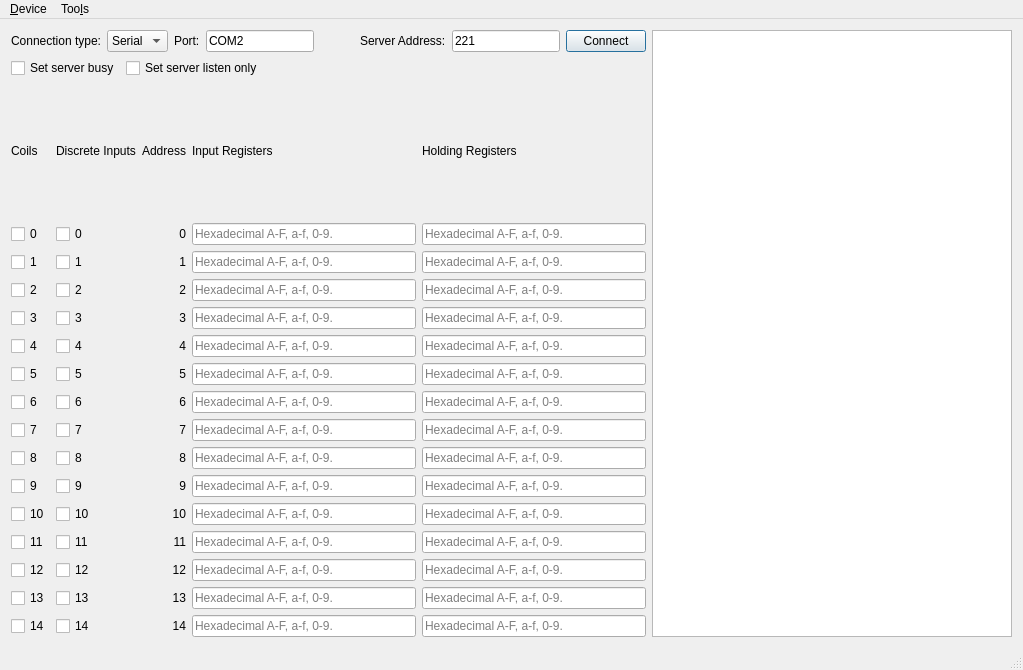
<?xml version="1.0" encoding="UTF-8"?>
<ui version="4.0">
 <class>MainWindow</class>
 <widget class="QMainWindow" name="MainWindow">
  <property name="geometry">
   <rect>
    <x>0</x>
    <y>0</y>
    <width>1023</width>
    <height>670</height>
   </rect>
  </property>
  <property name="windowTitle">
   <string>Modbus Server Example</string>
  </property>
  <widget class="QWidget" name="centralWidget">
   <layout class="QHBoxLayout" name="horizontalLayout_2">
    <item>
     <layout class="QVBoxLayout" name="verticalLayout">
      <item>
       <layout class="QGridLayout" name="gridLayout">
        <item row="0" column="6">
         <widget class="QLineEdit" name="serverEdit">
          <property name="text">
           <string>221</string>
          </property>
         </widget>
        </item>
        <item row="0" column="2">
         <widget class="QLabel" name="label_2">
          <property name="sizePolicy">
           <sizepolicy hsizetype="Maximum" vsizetype="Preferred">
            <horstretch>0</horstretch>
            <verstretch>0</verstretch>
           </sizepolicy>
          </property>
          <property name="text">
           <string>Port:</string>
          </property>
         </widget>
        </item>
        <item row="0" column="4">
         <spacer name="horizontalSpacer">
          <property name="orientation">
           <enum>Qt::Horizontal</enum>
          </property>
          <property name="sizeHint" stdset="0">
           <size>
            <width>40</width>
            <height>20</height>
           </size>
          </property>
         </spacer>
        </item>
        <item row="0" column="1">
         <widget class="QComboBox" name="connectType">
          <item>
           <property name="text">
            <string>Serial</string>
           </property>
          </item>
          <item>
           <property name="text">
            <string>TCP</string>
           </property>
          </item>
         </widget>
        </item>
        <item row="0" column="0">
         <widget class="QLabel" name="label">
          <property name="text">
           <string>Connection type:</string>
          </property>
         </widget>
        </item>
        <item row="0" column="5">
         <widget class="QLabel" name="label_27">
          <property name="sizePolicy">
           <sizepolicy hsizetype="Maximum" vsizetype="Preferred">
            <horstretch>0</horstretch>
            <verstretch>0</verstretch>
           </sizepolicy>
          </property>
          <property name="text">
           <string>Server Address:</string>
          </property>
         </widget>
        </item>
        <item row="0" column="7">
         <widget class="QPushButton" name="connectButton">
          <property name="sizePolicy">
           <sizepolicy hsizetype="Maximum" vsizetype="Fixed">
            <horstretch>0</horstretch>
            <verstretch>0</verstretch>
           </sizepolicy>
          </property>
          <property name="text">
           <string>Connect</string>
          </property>
          <property name="checkable">
           <bool>false</bool>
          </property>
          <property name="autoDefault">
           <bool>false</bool>
          </property>
          <property name="default">
           <bool>true</bool>
          </property>
         </widget>
        </item>
        <item row="0" column="3">
         <widget class="QLineEdit" name="portEdit">
          <property name="sizePolicy">
           <sizepolicy hsizetype="Preferred" vsizetype="Fixed">
            <horstretch>0</horstretch>
            <verstretch>0</verstretch>
           </sizepolicy>
          </property>
          <property name="text">
           <string>COM2</string>
          </property>
         </widget>
        </item>
       </layout>
      </item>
      <item>
       <layout class="QHBoxLayout" name="horizontalLayout">
        <item>
         <widget class="QCheckBox" name="setBusyBox">
          <property name="text">
           <string>Set server busy</string>
          </property>
         </widget>
        </item>
        <item>
         <widget class="QCheckBox" name="listenOnlyBox">
          <property name="text">
           <string>Set server listen only</string>
          </property>
         </widget>
        </item>
        <item>
         <spacer name="horizontalSpacer_2">
          <property name="orientation">
           <enum>Qt::Horizontal</enum>
          </property>
          <property name="sizeHint" stdset="0">
           <size>
            <width>40</width>
            <height>20</height>
           </size>
          </property>
         </spacer>
        </item>
       </layout>
      </item>
      <item>
       <layout class="QGridLayout" name="gridLayout_2">
        <item row="0" column="0">
         <widget class="QLabel" name="coils">
          <property name="sizePolicy">
           <sizepolicy hsizetype="Maximum" vsizetype="Preferred">
            <horstretch>0</horstretch>
            <verstretch>0</verstretch>
           </sizepolicy>
          </property>
          <property name="text">
           <string>Coils</string>
          </property>
         </widget>
        </item>
        <item row="0" column="1">
         <widget class="QLabel" name="discreteInputs">
          <property name="text">
           <string>Discrete Inputs</string>
          </property>
         </widget>
        </item>
        <item row="0" column="2">
         <widget class="QLabel" name="address">
          <property name="text">
           <string>Address</string>
          </property>
          <property name="alignment">
           <set>Qt::AlignRight|Qt::AlignTrailing|Qt::AlignVCenter</set>
          </property>
         </widget>
        </item>
        <item row="0" column="3">
         <widget class="QLabel" name="inputRegisters">
          <property name="text">
           <string>Input Registers</string>
          </property>
         </widget>
        </item>
        <item row="0" column="4">
         <widget class="QLabel" name="holdingRegisters">
          <property name="text">
           <string>Holding Registers</string>
          </property>
         </widget>
        </item>
        <item row="1" column="0">
         <widget class="QCheckBox" name="coils_0">
          <property name="sizePolicy">
           <sizepolicy hsizetype="Maximum" vsizetype="Fixed">
            <horstretch>0</horstretch>
            <verstretch>0</verstretch>
           </sizepolicy>
          </property>
          <property name="text">
           <string>0</string>
          </property>
         </widget>
        </item>
        <item row="1" column="1">
         <widget class="QCheckBox" name="disc_0">
          <property name="text">
           <string>0</string>
          </property>
         </widget>
        </item>
        <item row="1" column="2">
         <widget class="QLabel" name="label_21">
          <property name="text">
           <string>0</string>
          </property>
          <property name="alignment">
           <set>Qt::AlignRight|Qt::AlignTrailing|Qt::AlignVCenter</set>
          </property>
         </widget>
        </item>
        <item row="1" column="3">
         <widget class="QLineEdit" name="inReg_0">
          <property name="maxLength">
           <number>32767</number>
          </property>
          <property name="placeholderText">
           <string>Hexadecimal A-F, a-f, 0-9.</string>
          </property>
         </widget>
        </item>
        <item row="1" column="4">
         <widget class="QLineEdit" name="holdReg_0">
          <property name="maxLength">
           <number>32767</number>
          </property>
          <property name="placeholderText">
           <string>Hexadecimal A-F, a-f, 0-9.</string>
          </property>
         </widget>
        </item>
        <item row="2" column="0">
         <widget class="QCheckBox" name="coils_1">
          <property name="sizePolicy">
           <sizepolicy hsizetype="Maximum" vsizetype="Fixed">
            <horstretch>0</horstretch>
            <verstretch>0</verstretch>
           </sizepolicy>
          </property>
          <property name="text">
           <string>1</string>
          </property>
         </widget>
        </item>
        <item row="2" column="1">
         <widget class="QCheckBox" name="disc_1">
          <property name="text">
           <string>1</string>
          </property>
         </widget>
        </item>
        <item row="2" column="2">
         <widget class="QLabel" name="label_22">
          <property name="text">
           <string>1</string>
          </property>
          <property name="alignment">
           <set>Qt::AlignRight|Qt::AlignTrailing|Qt::AlignVCenter</set>
          </property>
         </widget>
        </item>
        <item row="2" column="3">
         <widget class="QLineEdit" name="inReg_1">
          <property name="maxLength">
           <number>32767</number>
          </property>
          <property name="placeholderText">
           <string>Hexadecimal A-F, a-f, 0-9.</string>
          </property>
         </widget>
        </item>
        <item row="2" column="4">
         <widget class="QLineEdit" name="holdReg_1">
          <property name="maxLength">
           <number>32767</number>
          </property>
          <property name="placeholderText">
           <string>Hexadecimal A-F, a-f, 0-9.</string>
          </property>
         </widget>
        </item>
        <item row="3" column="0">
         <widget class="QCheckBox" name="coils_2">
          <property name="sizePolicy">
           <sizepolicy hsizetype="Maximum" vsizetype="Fixed">
            <horstretch>0</horstretch>
            <verstretch>0</verstretch>
           </sizepolicy>
          </property>
          <property name="text">
           <string>2</string>
          </property>
         </widget>
        </item>
        <item row="3" column="1">
         <widget class="QCheckBox" name="disc_2">
          <property name="text">
           <string>2</string>
          </property>
         </widget>
        </item>
        <item row="3" column="2">
         <widget class="QLabel" name="label_23">
          <property name="text">
           <string>2</string>
          </property>
          <property name="alignment">
           <set>Qt::AlignRight|Qt::AlignTrailing|Qt::AlignVCenter</set>
          </property>
         </widget>
        </item>
        <item row="3" column="3">
         <widget class="QLineEdit" name="inReg_2">
          <property name="maxLength">
           <number>32767</number>
          </property>
          <property name="placeholderText">
           <string>Hexadecimal A-F, a-f, 0-9.</string>
          </property>
         </widget>
        </item>
        <item row="3" column="4">
         <widget class="QLineEdit" name="holdReg_2">
          <property name="maxLength">
           <number>32767</number>
          </property>
          <property name="placeholderText">
           <string>Hexadecimal A-F, a-f, 0-9.</string>
          </property>
         </widget>
        </item>
        <item row="4" column="0">
         <widget class="QCheckBox" name="coils_3">
          <property name="sizePolicy">
           <sizepolicy hsizetype="Maximum" vsizetype="Fixed">
            <horstretch>0</horstretch>
            <verstretch>0</verstretch>
           </sizepolicy>
          </property>
          <property name="text">
           <string>3</string>
          </property>
         </widget>
        </item>
        <item row="4" column="1">
         <widget class="QCheckBox" name="disc_3">
          <property name="text">
           <string>3</string>
          </property>
         </widget>
        </item>
        <item row="4" column="2">
         <widget class="QLabel" name="label_11">
          <property name="text">
           <string>3</string>
          </property>
          <property name="alignment">
           <set>Qt::AlignRight|Qt::AlignTrailing|Qt::AlignVCenter</set>
          </property>
         </widget>
        </item>
        <item row="4" column="3">
         <widget class="QLineEdit" name="inReg_3">
          <property name="maxLength">
           <number>32767</number>
          </property>
          <property name="placeholderText">
           <string>Hexadecimal A-F, a-f, 0-9.</string>
          </property>
         </widget>
        </item>
        <item row="4" column="4">
         <widget class="QLineEdit" name="holdReg_3">
          <property name="maxLength">
           <number>32767</number>
          </property>
          <property name="placeholderText">
           <string>Hexadecimal A-F, a-f, 0-9.</string>
          </property>
         </widget>
        </item>
        <item row="5" column="0">
         <widget class="QCheckBox" name="coils_4">
          <property name="sizePolicy">
           <sizepolicy hsizetype="Maximum" vsizetype="Fixed">
            <horstretch>0</horstretch>
            <verstretch>0</verstretch>
           </sizepolicy>
          </property>
          <property name="text">
           <string>4</string>
          </property>
         </widget>
        </item>
        <item row="5" column="1">
         <widget class="QCheckBox" name="disc_4">
          <property name="text">
           <string>4</string>
          </property>
         </widget>
        </item>
        <item row="5" column="2">
         <widget class="QLabel" name="label_8">
          <property name="text">
           <string>4</string>
          </property>
          <property name="alignment">
           <set>Qt::AlignRight|Qt::AlignTrailing|Qt::AlignVCenter</set>
          </property>
         </widget>
        </item>
        <item row="5" column="3">
         <widget class="QLineEdit" name="inReg_4">
          <property name="maxLength">
           <number>32767</number>
          </property>
          <property name="placeholderText">
           <string>Hexadecimal A-F, a-f, 0-9.</string>
          </property>
         </widget>
        </item>
        <item row="5" column="4">
         <widget class="QLineEdit" name="holdReg_4">
          <property name="maxLength">
           <number>32767</number>
          </property>
          <property name="placeholderText">
           <string>Hexadecimal A-F, a-f, 0-9.</string>
          </property>
         </widget>
        </item>
        <item row="6" column="0">
         <widget class="QCheckBox" name="coils_5">
          <property name="sizePolicy">
           <sizepolicy hsizetype="Maximum" vsizetype="Fixed">
            <horstretch>0</horstretch>
            <verstretch>0</verstretch>
           </sizepolicy>
          </property>
          <property name="text">
           <string>5</string>
          </property>
         </widget>
        </item>
        <item row="6" column="1">
         <widget class="QCheckBox" name="disc_5">
          <property name="text">
           <string>5</string>
          </property>
         </widget>
        </item>
        <item row="6" column="2">
         <widget class="QLabel" name="label_12">
          <property name="text">
           <string>5</string>
          </property>
          <property name="alignment">
           <set>Qt::AlignRight|Qt::AlignTrailing|Qt::AlignVCenter</set>
          </property>
         </widget>
        </item>
        <item row="6" column="3">
         <widget class="QLineEdit" name="inReg_5">
          <property name="maxLength">
           <number>32767</number>
          </property>
          <property name="placeholderText">
           <string>Hexadecimal A-F, a-f, 0-9.</string>
          </property>
         </widget>
        </item>
        <item row="6" column="4">
         <widget class="QLineEdit" name="holdReg_5">
          <property name="maxLength">
           <number>32767</number>
          </property>
          <property name="placeholderText">
           <string>Hexadecimal A-F, a-f, 0-9.</string>
          </property>
         </widget>
        </item>
        <item row="7" column="0">
         <widget class="QCheckBox" name="coils_6">
          <property name="sizePolicy">
           <sizepolicy hsizetype="Maximum" vsizetype="Fixed">
            <horstretch>0</horstretch>
            <verstretch>0</verstretch>
           </sizepolicy>
          </property>
          <property name="text">
           <string>6</string>
          </property>
         </widget>
        </item>
        <item row="7" column="1">
         <widget class="QCheckBox" name="disc_6">
          <property name="text">
           <string>6</string>
          </property>
         </widget>
        </item>
        <item row="7" column="2">
         <widget class="QLabel" name="label_13">
          <property name="text">
           <string>6</string>
          </property>
          <property name="alignment">
           <set>Qt::AlignRight|Qt::AlignTrailing|Qt::AlignVCenter</set>
          </property>
         </widget>
        </item>
        <item row="7" column="3">
         <widget class="QLineEdit" name="inReg_6">
          <property name="maxLength">
           <number>32767</number>
          </property>
          <property name="placeholderText">
           <string>Hexadecimal A-F, a-f, 0-9.</string>
          </property>
         </widget>
        </item>
        <item row="7" column="4">
         <widget class="QLineEdit" name="holdReg_6">
          <property name="maxLength">
           <number>32767</number>
          </property>
          <property name="placeholderText">
           <string>Hexadecimal A-F, a-f, 0-9.</string>
          </property>
         </widget>
        </item>
        <item row="8" column="0">
         <widget class="QCheckBox" name="coils_7">
          <property name="sizePolicy">
           <sizepolicy hsizetype="Maximum" vsizetype="Fixed">
            <horstretch>0</horstretch>
            <verstretch>0</verstretch>
           </sizepolicy>
          </property>
          <property name="text">
           <string>7</string>
          </property>
         </widget>
        </item>
        <item row="8" column="1">
         <widget class="QCheckBox" name="disc_7">
          <property name="text">
           <string>7</string>
          </property>
         </widget>
        </item>
        <item row="8" column="2">
         <widget class="QLabel" name="label_14">
          <property name="text">
           <string>7</string>
          </property>
          <property name="alignment">
           <set>Qt::AlignRight|Qt::AlignTrailing|Qt::AlignVCenter</set>
          </property>
         </widget>
        </item>
        <item row="8" column="3">
         <widget class="QLineEdit" name="inReg_7">
          <property name="maxLength">
           <number>32767</number>
          </property>
          <property name="placeholderText">
           <string>Hexadecimal A-F, a-f, 0-9.</string>
          </property>
         </widget>
        </item>
        <item row="8" column="4">
         <widget class="QLineEdit" name="holdReg_7">
          <property name="maxLength">
           <number>32767</number>
          </property>
          <property name="placeholderText">
           <string>Hexadecimal A-F, a-f, 0-9.</string>
          </property>
         </widget>
        </item>
        <item row="9" column="0">
         <widget class="QCheckBox" name="coils_8">
          <property name="sizePolicy">
           <sizepolicy hsizetype="Maximum" vsizetype="Fixed">
            <horstretch>0</horstretch>
            <verstretch>0</verstretch>
           </sizepolicy>
          </property>
          <property name="text">
           <string>8</string>
          </property>
         </widget>
        </item>
        <item row="9" column="1">
         <widget class="QCheckBox" name="disc_8">
          <property name="text">
           <string>8</string>
          </property>
         </widget>
        </item>
        <item row="9" column="2">
         <widget class="QLabel" name="label_15">
          <property name="text">
           <string>8</string>
          </property>
          <property name="alignment">
           <set>Qt::AlignRight|Qt::AlignTrailing|Qt::AlignVCenter</set>
          </property>
         </widget>
        </item>
        <item row="9" column="3">
         <widget class="QLineEdit" name="inReg_8">
          <property name="maxLength">
           <number>32767</number>
          </property>
          <property name="placeholderText">
           <string>Hexadecimal A-F, a-f, 0-9.</string>
          </property>
         </widget>
        </item>
        <item row="9" column="4">
         <widget class="QLineEdit" name="holdReg_8">
          <property name="maxLength">
           <number>32767</number>
          </property>
          <property name="placeholderText">
           <string>Hexadecimal A-F, a-f, 0-9.</string>
          </property>
         </widget>
        </item>
        <item row="10" column="0">
         <widget class="QCheckBox" name="coils_9">
          <property name="sizePolicy">
           <sizepolicy hsizetype="Maximum" vsizetype="Fixed">
            <horstretch>0</horstretch>
            <verstretch>0</verstretch>
           </sizepolicy>
          </property>
          <property name="text">
           <string>9</string>
          </property>
         </widget>
        </item>
        <item row="10" column="1">
         <widget class="QCheckBox" name="disc_9">
          <property name="text">
           <string>9</string>
          </property>
         </widget>
        </item>
        <item row="10" column="2">
         <widget class="QLabel" name="label_16">
          <property name="text">
           <string>9</string>
          </property>
          <property name="alignment">
           <set>Qt::AlignRight|Qt::AlignTrailing|Qt::AlignVCenter</set>
          </property>
         </widget>
        </item>
        <item row="10" column="3">
         <widget class="QLineEdit" name="inReg_9">
          <property name="maxLength">
           <number>32767</number>
          </property>
          <property name="placeholderText">
           <string>Hexadecimal A-F, a-f, 0-9.</string>
          </property>
         </widget>
        </item>
        <item row="10" column="4">
         <widget class="QLineEdit" name="holdReg_9">
          <property name="maxLength">
           <number>32767</number>
          </property>
          <property name="placeholderText">
           <string>Hexadecimal A-F, a-f, 0-9.</string>
          </property>
         </widget>
        </item>
        <item row="11" column="0">
         <widget class="QCheckBox" name="coils_10">
          <property name="sizePolicy">
           <sizepolicy hsizetype="Maximum" vsizetype="Fixed">
            <horstretch>0</horstretch>
            <verstretch>0</verstretch>
           </sizepolicy>
          </property>
          <property name="text">
           <string>10</string>
          </property>
         </widget>
        </item>
        <item row="11" column="1">
         <widget class="QCheckBox" name="disc_10">
          <property name="text">
           <string>10</string>
          </property>
         </widget>
        </item>
        <item row="11" column="2">
         <widget class="QLabel" name="label_17">
          <property name="text">
           <string>10</string>
          </property>
          <property name="alignment">
           <set>Qt::AlignRight|Qt::AlignTrailing|Qt::AlignVCenter</set>
          </property>
         </widget>
        </item>
        <item row="11" column="3">
         <widget class="QLineEdit" name="inReg_10">
          <property name="maxLength">
           <number>32767</number>
          </property>
          <property name="placeholderText">
           <string>Hexadecimal A-F, a-f, 0-9.</string>
          </property>
         </widget>
        </item>
        <item row="11" column="4">
         <widget class="QLineEdit" name="holdReg_10">
          <property name="maxLength">
           <number>32767</number>
          </property>
          <property name="placeholderText">
           <string>Hexadecimal A-F, a-f, 0-9.</string>
          </property>
         </widget>
        </item>
        <item row="12" column="0">
         <widget class="QCheckBox" name="coils_11">
          <property name="sizePolicy">
           <sizepolicy hsizetype="Maximum" vsizetype="Fixed">
            <horstretch>0</horstretch>
            <verstretch>0</verstretch>
           </sizepolicy>
          </property>
          <property name="text">
           <string>11</string>
          </property>
         </widget>
        </item>
        <item row="12" column="1">
         <widget class="QCheckBox" name="disc_11">
          <property name="text">
           <string>11</string>
          </property>
         </widget>
        </item>
        <item row="12" column="2">
         <widget class="QLabel" name="label_18">
          <property name="text">
           <string>11</string>
          </property>
          <property name="alignment">
           <set>Qt::AlignRight|Qt::AlignTrailing|Qt::AlignVCenter</set>
          </property>
         </widget>
        </item>
        <item row="12" column="3">
         <widget class="QLineEdit" name="inReg_11">
          <property name="maxLength">
           <number>32767</number>
          </property>
          <property name="placeholderText">
           <string>Hexadecimal A-F, a-f, 0-9.</string>
          </property>
         </widget>
        </item>
        <item row="12" column="4">
         <widget class="QLineEdit" name="holdReg_11">
          <property name="maxLength">
           <number>32767</number>
          </property>
          <property name="placeholderText">
           <string>Hexadecimal A-F, a-f, 0-9.</string>
          </property>
         </widget>
        </item>
        <item row="13" column="0">
         <widget class="QCheckBox" name="coils_12">
          <property name="sizePolicy">
           <sizepolicy hsizetype="Maximum" vsizetype="Fixed">
            <horstretch>0</horstretch>
            <verstretch>0</verstretch>
           </sizepolicy>
          </property>
          <property name="text">
           <string>12</string>
          </property>
         </widget>
        </item>
        <item row="13" column="1">
         <widget class="QCheckBox" name="disc_12">
          <property name="text">
           <string>12</string>
          </property>
         </widget>
        </item>
        <item row="13" column="2">
         <widget class="QLabel" name="label_19">
          <property name="text">
           <string>12</string>
          </property>
          <property name="alignment">
           <set>Qt::AlignRight|Qt::AlignTrailing|Qt::AlignVCenter</set>
          </property>
         </widget>
        </item>
        <item row="13" column="3">
         <widget class="QLineEdit" name="inReg_12">
          <property name="maxLength">
           <number>32767</number>
          </property>
          <property name="placeholderText">
           <string>Hexadecimal A-F, a-f, 0-9.</string>
          </property>
         </widget>
        </item>
        <item row="13" column="4">
         <widget class="QLineEdit" name="holdReg_12">
          <property name="maxLength">
           <number>32767</number>
          </property>
          <property name="placeholderText">
           <string>Hexadecimal A-F, a-f, 0-9.</string>
          </property>
         </widget>
        </item>
        <item row="14" column="0">
         <widget class="QCheckBox" name="coils_13">
          <property name="sizePolicy">
           <sizepolicy hsizetype="Maximum" vsizetype="Fixed">
            <horstretch>0</horstretch>
            <verstretch>0</verstretch>
           </sizepolicy>
          </property>
          <property name="text">
           <string>13</string>
          </property>
         </widget>
        </item>
        <item row="14" column="1">
         <widget class="QCheckBox" name="disc_13">
          <property name="text">
           <string>13</string>
          </property>
         </widget>
        </item>
        <item row="14" column="2">
         <widget class="QLabel" name="label_20">
          <property name="text">
           <string>13</string>
          </property>
          <property name="alignment">
           <set>Qt::AlignRight|Qt::AlignTrailing|Qt::AlignVCenter</set>
          </property>
         </widget>
        </item>
        <item row="14" column="3">
         <widget class="QLineEdit" name="inReg_13">
          <property name="maxLength">
           <number>32767</number>
          </property>
          <property name="placeholderText">
           <string>Hexadecimal A-F, a-f, 0-9.</string>
          </property>
         </widget>
        </item>
        <item row="14" column="4">
         <widget class="QLineEdit" name="holdReg_13">
          <property name="maxLength">
           <number>32767</number>
          </property>
          <property name="placeholderText">
           <string>Hexadecimal A-F, a-f, 0-9.</string>
          </property>
         </widget>
        </item>
        <item row="15" column="0">
         <widget class="QCheckBox" name="coils_14">
          <property name="sizePolicy">
           <sizepolicy hsizetype="Maximum" vsizetype="Fixed">
            <horstretch>0</horstretch>
            <verstretch>0</verstretch>
           </sizepolicy>
          </property>
          <property name="text">
           <string>14</string>
          </property>
         </widget>
        </item>
        <item row="15" column="1">
         <widget class="QCheckBox" name="disc_14">
          <property name="text">
           <string>14</string>
          </property>
         </widget>
        </item>
        <item row="15" column="2">
         <widget class="QLabel" name="label_24">
          <property name="text">
           <string>14</string>
          </property>
          <property name="alignment">
           <set>Qt::AlignRight|Qt::AlignTrailing|Qt::AlignVCenter</set>
          </property>
         </widget>
        </item>
        <item row="15" column="3">
         <widget class="QLineEdit" name="inReg_14">
          <property name="maxLength">
           <number>32767</number>
          </property>
          <property name="placeholderText">
           <string>Hexadecimal A-F, a-f, 0-9.</string>
          </property>
         </widget>
        </item>
        <item row="15" column="4">
         <widget class="QLineEdit" name="holdReg_14">
          <property name="maxLength">
           <number>32767</number>
          </property>
          <property name="placeholderText">
           <string>Hexadecimal A-F, a-f, 0-9.</string>
          </property>
         </widget>
        </item>
       </layout>
      </item>
     </layout>
    </item>
    <item>
     <widget class="QListWidget" name="listWidget">
      <property name="sizePolicy">
       <sizepolicy hsizetype="Expanding" vsizetype="Expanding">
        <horstretch>0</horstretch>
        <verstretch>0</verstretch>
       </sizepolicy>
      </property>
      <property name="minimumSize">
       <size>
        <width>300</width>
        <height>0</height>
       </size>
      </property>
     </widget>
    </item>
   </layout>
  </widget>
  <widget class="QStatusBar" name="statusBar"/>
  <widget class="QMenuBar" name="menuBar">
   <property name="geometry">
    <rect>
     <x>0</x>
     <y>0</y>
     <width>1023</width>
     <height>26</height>
    </rect>
   </property>
   <widget class="QMenu" name="menu_Device">
    <property name="title">
     <string>&amp;Device</string>
    </property>
    <addaction name="actionConnect"/>
    <addaction name="actionDisconnect"/>
    <addaction name="separator"/>
    <addaction name="actionExit"/>
   </widget>
   <widget class="QMenu" name="menuToo_ls">
    <property name="title">
     <string>Too&amp;ls</string>
    </property>
    <addaction name="actionOptions"/>
   </widget>
   <addaction name="menu_Device"/>
   <addaction name="menuToo_ls"/>
  </widget>
  <action name="actionConnect">
   <property name="icon">
    <iconset resource="slave.qrc">
     <normaloff>:/images/connect.png</normaloff>:/images/connect.png</iconset>
   </property>
   <property name="text">
    <string>&amp;Connect</string>
   </property>
  </action>
  <action name="actionDisconnect">
   <property name="icon">
    <iconset resource="slave.qrc">
     <normaloff>:/images/disconnect.png</normaloff>:/images/disconnect.png</iconset>
   </property>
   <property name="text">
    <string>&amp;Disconnect</string>
   </property>
  </action>
  <action name="actionExit">
   <property name="icon">
    <iconset resource="slave.qrc">
     <normaloff>:/images/application-exit.png</normaloff>:/images/application-exit.png</iconset>
   </property>
   <property name="text">
    <string>&amp;Quit</string>
   </property>
  </action>
  <action name="actionOptions">
   <property name="icon">
    <iconset resource="slave.qrc">
     <normaloff>:/images/settings.png</normaloff>:/images/settings.png</iconset>
   </property>
   <property name="text">
    <string>&amp;Options</string>
   </property>
  </action>
 </widget>
 <layoutdefault spacing="6" margin="11"/>
 <tabstops>
  <tabstop>connectType</tabstop>
  <tabstop>portEdit</tabstop>
  <tabstop>connectButton</tabstop>
  <tabstop>coils_0</tabstop>
  <tabstop>disc_0</tabstop>
  <tabstop>inReg_0</tabstop>
  <tabstop>holdReg_0</tabstop>
  <tabstop>coils_1</tabstop>
  <tabstop>disc_1</tabstop>
  <tabstop>inReg_1</tabstop>
  <tabstop>holdReg_1</tabstop>
  <tabstop>coils_2</tabstop>
  <tabstop>disc_2</tabstop>
  <tabstop>inReg_2</tabstop>
  <tabstop>holdReg_2</tabstop>
  <tabstop>coils_3</tabstop>
  <tabstop>disc_3</tabstop>
  <tabstop>inReg_3</tabstop>
  <tabstop>holdReg_3</tabstop>
  <tabstop>coils_4</tabstop>
  <tabstop>disc_4</tabstop>
  <tabstop>inReg_4</tabstop>
  <tabstop>holdReg_4</tabstop>
  <tabstop>coils_5</tabstop>
  <tabstop>disc_5</tabstop>
  <tabstop>inReg_5</tabstop>
  <tabstop>holdReg_5</tabstop>
  <tabstop>coils_6</tabstop>
  <tabstop>disc_6</tabstop>
  <tabstop>inReg_6</tabstop>
  <tabstop>holdReg_6</tabstop>
  <tabstop>coils_7</tabstop>
  <tabstop>disc_7</tabstop>
  <tabstop>inReg_7</tabstop>
  <tabstop>holdReg_7</tabstop>
  <tabstop>coils_8</tabstop>
  <tabstop>disc_8</tabstop>
  <tabstop>inReg_8</tabstop>
  <tabstop>holdReg_8</tabstop>
  <tabstop>coils_9</tabstop>
  <tabstop>disc_9</tabstop>
  <tabstop>inReg_9</tabstop>
  <tabstop>holdReg_9</tabstop>
 </tabstops>
 <resources>
  <include location="slave.qrc"/>
 </resources>
 <connections/>
</ui>
